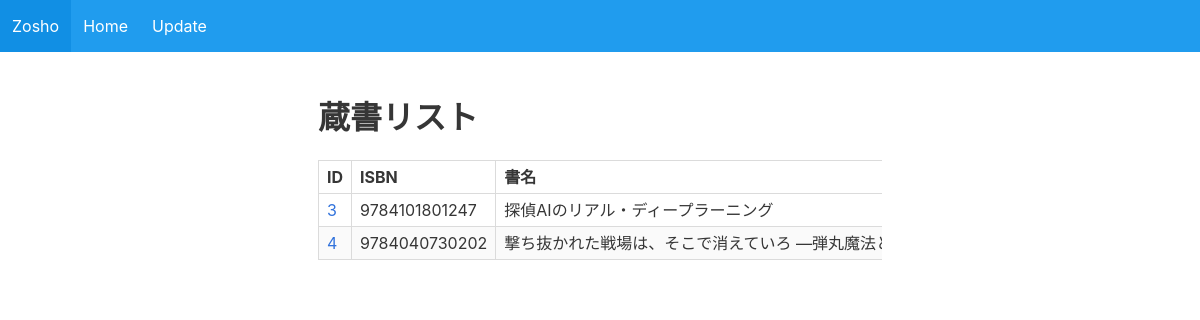
Page /list.php on the committed database.
### tables this page shows
CREATE TABLE booksTest2(
        id INTEGER PRIMARY KEY AUTOINCREMENT,
        isbn INTEGER VARCHAR(15),
        title VARCHAR(100),
        author VARCHAR(100),
        imgpath VARCHAR(1000),
        publisher VARCHAR(1000),
        about VARCHAR(1000),
        UNIQUE (isbn)
      );

### list.php (the view, shortened to what this page needs)
<?php
try{
  $pdo = new PDO('sqlite:books.db');
  $pdo->setAttribute(PDO::ATTR_ERRMODE, PDO::ERRMODE_EXCEPTION);
  $pdo->setAttribute(PDO::ATTR_EMULATE_PREPARES,false);
}catch (PDOException $e){
  $error = $e->getMessage();
}
$prepare = $pdo->prepare('SELECT * FROM booksTest2');
$prepare->execute();
$result = $prepare->fetchAll();
?>
<!DOCTYPE HTML>
<html lang="ja">
  <head>
    <link rel="preload" as="style" href="./css/bulma.min.css" onload="this.as='';this.rel='stylesheet'">
  </head>
  <body>
    <nav class="navbar is-info" role="navigation" aria-label="main navigation">
      <div class="navbar-brand">
        <a class="navbar-item" href="https://zosho.dafu.cf/">
          Zosho
        </a>
      </div>
      <div id="navbar" class="navbar-menu">
        <div class="navbar-start">
          <a class="navbar-item" href="/">
            Home
          </a>
          <a class="navbar-item" href="/form.php">
            Update
          </a>
      </div>
    </nav>
    <section class="section columns">
      <div class="column"></div>
      <div class="column is-half">
        <h1 class="title">蔵書リスト</h1>
        <div style="overflow-x:scroll">
          <table class="table is-bordered is-striped is-narrow is-hoverable is-fullwidth" style="white-space: nowrap;">
            <thead>
              <tr>
                <th>ID</th>
                <th>ISBN</th>
                <th>書名</th>
              </tr>
            </thead>
            <tbody>
            <?php
              foreach($result as $row){
            ?>
            <tr>
              <td><a href="./detail.php?id=<?=$row['id'];?>"><?=$row['id']; ?></a></td>
              <td><?=$row['isbn']; ?></td>
              <td><?=$row['title']; ?></td>
            </tr>
            <?php
            }
            ?>
            </tbody>
          </table>
        </div>
      </div>
      <div class="column"></div>
    </section>
  </body>
</html>

### rows in the picture
bookstest2: id "3", isbn "9784101801247", title "探偵AIのリアル・ディープラーニング"
bookstest2: id "4", isbn "9784040730202", title "撃ち抜かれた戦場は、そこで消えていろ…"
